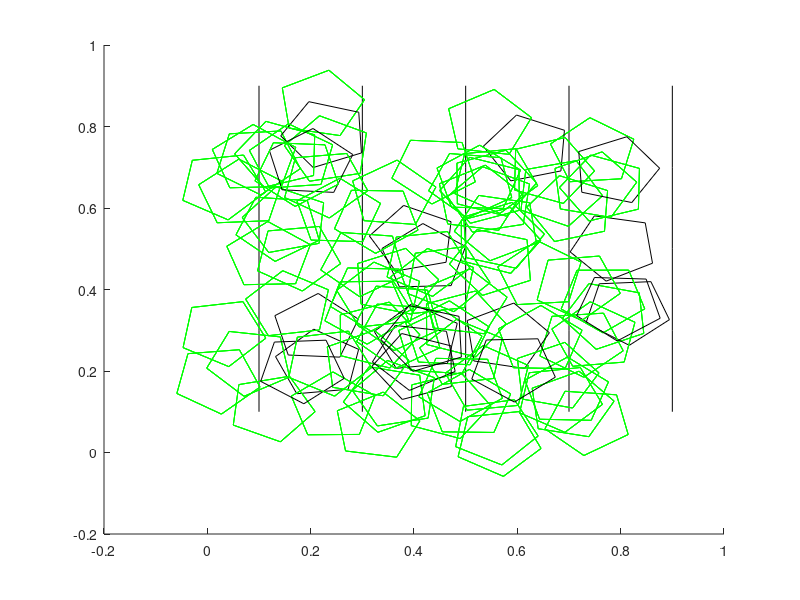

MATLAB code for this plot: (Note: this script raises an error after producing the figure.)
ax = axes;

% Number of needles
N = 100;

% Length of needles
L = 0.1;

% Drawing lines
y = L:(2 * L):1 - L;

% Plotting floorboards
for x = L:(2 * L):1 - L
     hold on
     plot(ax, x*ones(size(y)),y, 'k');
end

% Used to calculate PI
count = 0;

% Counters
Nc = 0;
Ncc = 0;

for num = 1:N
    % Get starting X value for 1st Needle
    needleX = rand(1) * (1 - 2*L);

    if needleX > (1 - L)
        needleX = needleX - L;
    end

    if needleX < L
        needleX = needleX + L;
    end

    % Get starting Y value for 1st Needle
    needleY = rand(1) * (1 - 2*L);

    if needleY > (1 - L)
        needleY = needleY - L;
    end

    if needleY < L
        needleY = needleY + L;
    end

    % Get Angle for 1st needle
    needleAng = rand(1) * 360;

    % Get ending X value for 1st Needle
    needleX2 = needleX  + (L * cosd(needleAng));

    % Get ending Y value for 1st Needle
    needleY2 = needleY + (L * sind(needleAng));
    
    
    % Get start of 2nd needle
    needleX3 = needleX + (L * cosd(needleAng + 108));
    needleY3 = needleY + (L * sind(needleAng + 108));
    
    % Get start of 3rd needle
    needleX4 = needleX2 + (L * cosd(needleAng + 72));
    needleY4 = needleY2 + (L * sind(needleAng + 72));
    
    % Get start of 4th needle
    needleX5 = needleX3 + (L * cosd(needleAng + 36));
    needleY5 = needleY3 + (L * sind(needleAng + 36));
    
    % Reset condtion
    check1 = 0;
    check2 = 0;
    check3 = 0;
    check4 = 0;
    check5 = 0;
    
    for x = L:(2 * L):1 - L
        if ((needleX < x) && (needleX2 > x)) || ((needleX > x) && (needleX2 < x))
            check1 = 1;
            if num < 100
                plot(ax, [needleX; needleX2], [needleY; needleY2], 'g');
                plot(ax, [needleX; needleX3], [needleY; needleY3], 'g');
                plot(ax, [needleX2; needleX4], [needleY2; needleY4], 'g');
                plot(ax, [needleX3; needleX5], [needleY3; needleY5], 'g');
                plot(ax, [needleX5; needleX4], [needleY5; needleY4], 'g');
            end
        end
        
        if ((needleX < x) && (needleX3 > x)) || ((needleX > x) && (needleX3 < x))
            check2 = 1;
            if num < 100
                plot(ax, [needleX; needleX2], [needleY; needleY2], 'g');
                plot(ax, [needleX; needleX3], [needleY; needleY3], 'g');
                plot(ax, [needleX2; needleX4], [needleY2; needleY4], 'g');
                plot(ax, [needleX3; needleX5], [needleY3; needleY5], 'g');
                plot(ax, [needleX5; needleX4], [needleY5; needleY4], 'g');
            end
        end
        
        if ((needleX2 < x) && (needleX4 > x)) || ((needleX2 > x) && (needleX4 < x))
            check3 = 1;
            if num < 100
                plot(ax, [needleX; needleX2], [needleY; needleY2], 'g');
                plot(ax, [needleX; needleX3], [needleY; needleY3], 'g');
                plot(ax, [needleX2; needleX4], [needleY2; needleY4], 'g');
                plot(ax, [needleX3; needleX5], [needleY3; needleY5], 'g');
                plot(ax, [needleX5; needleX4], [needleY5; needleY4], 'g');
            end
        end
        
        if ((needleX3 < x) && (needleX5 > x)) || ((needleX3 > x) && (needleX5 < x))
            check4 = 1;
            if num < 100
                plot(ax, [needleX; needleX2], [needleY; needleY2], 'g');
                plot(ax, [needleX; needleX3], [needleY; needleY3], 'g');
                plot(ax, [needleX2; needleX4], [needleY2; needleY4], 'g');
                plot(ax, [needleX3; needleX5], [needleY3; needleY5], 'g');
                plot(ax, [needleX5; needleX4], [needleY5; needleY4], 'g');
            end
        end
        
        if ((needleX5 < x) && (needleX4 > x)) || ((needleX5 > x) && (needleX4 < x))
            check5 = 1;
            if num < 100
                plot(ax, [needleX; needleX2], [needleY; needleY2], 'g');
                plot(ax, [needleX; needleX3], [needleY; needleY3], 'g');
                plot(ax, [needleX2; needleX4], [needleY2; needleY4], 'g');
                plot(ax, [needleX3; needleX5], [needleY3; needleY5], 'g');
                plot(ax, [needleX5; needleX4], [needleY5; needleY4], 'g');
            end
        end
    end

    % Check if line intersects two consecutive sides
    if check1 == 1 && check2 == 1
        Ncc = Ncc + 1;
    end

    if check1 == 1 && check3 == 1
        Ncc = Ncc + 1;
    end

    if check3 == 1 && check5 == 1
        Ncc = Ncc + 1;
    end

    if check2 == 1 && check4 == 1
        Ncc = Ncc + 1;
    end
    
    if check5 == 1 && check4 == 1
        Ncc = Ncc + 1;
    end
    
    % Plot needles
    if check1 == 0 && check2 == 0 && check3 == 0 && check4 == 0 && check5 == 0
        if num < 100
            hold on
            plot(ax, [needleX; needleX2], [needleY; needleY2], 'k');
            plot(ax, [needleX; needleX3], [needleY; needleY3], 'k');
            plot(ax, [needleX2; needleX4], [needleY2; needleY4], 'k');
            plot(ax, [needleX3; needleX5], [needleY3; needleY5], 'k');
            plot(ax, [needleX5; needleX4], [needleY5; needleY4], 'k');
        end
    else
        Nc = Nc + 1;
        if num < 100
            hold on
            plot(ax, [needleX; needleX2], [needleY; needleY2], 'g');
            plot(ax, [needleX; needleX3], [needleY; needleY3], 'g');
            plot(ax, [needleX2; needleX4], [needleY2; needleY4], 'g');
            plot(ax, [needleX3; needleX5], [needleY3; needleY5], 'g');
            plot(ax, [needleX5; needleX4], [needleY5; needleY4], 'g');
        end
    end
        
end

gold = 2 - (Ncc / Nc);

ax.Title.String = string(gold);
axis square